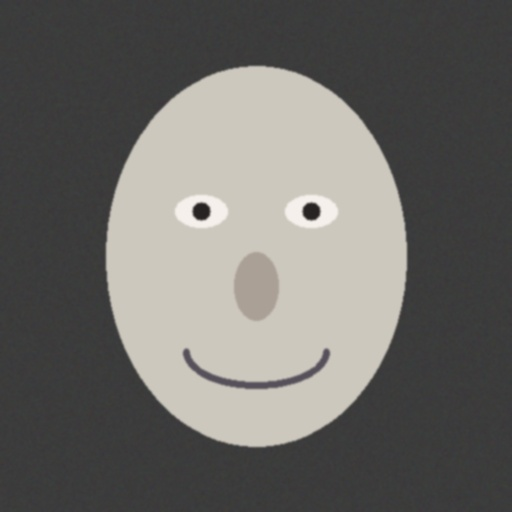
#> input picture examples/sample_face.jpg, 512 x 512 px; its folder holds only this picture in this run
$ python -i face.py   (imports and definitions only)
#> lines starting #> are read from the running program, lines starting #| are printed output that depends on the picture
"""Face preprocessing: image file -> (3, S, S) float32 tensor.

The numerical pipeline is copied verbatim from the audited original
``utils/vision_ops.py::extract_face`` (OpenCV decode, Haar detection, largest
face, resize, BGR->RGB, CHW transpose, ``(x - 127.5) / 128.0``). Only three
things changed, none of which alters the numbers for readable inputs:

1. parameters come from config instead of literals;
2. failures raise :class:`InvalidImageError` instead of returning ``None``;
3. decoding falls back to :func:`cv2.imdecode` when :func:`cv2.imread` cannot
   handle the path (e.g. non-ASCII characters on Windows).
"""

from __future__ import annotations

from pathlib import Path
from typing import Optional, Sequence, Tuple

import cv2
import numpy as np

from ..config.loader import FacePreprocessConfig
from ..errors import InvalidImageError

#: Detection box as (x, y, w, h).
Box = Tuple[int, int, int, int]


# [63 lines left out: functions _is_ascii_path, read_image_bgr, write_image_bgr, not called in this run]


def build_cascade(config: FacePreprocessConfig) -> cv2.CascadeClassifier:
    """Load the Haar cascade specified by the configuration."""
    cascade_path = config.cascade
    if not Path(cascade_path).is_absolute():
        cascade_path = str(Path(cv2.data.haarcascades) / cascade_path)
    cascade = cv2.CascadeClassifier(cascade_path)
    if cascade.empty():
        raise InvalidImageError("Haar cascade not available: %s" % cascade_path)
    return cascade


def detect_faces(
    gray: np.ndarray,
    config: FacePreprocessConfig,
    cascade: Optional[cv2.CascadeClassifier] = None,
) -> Tuple[Box, ...]:
    """Run Haar detection with the configured parameters."""
    cascade = cascade if cascade is not None else build_cascade(config)
    faces = cascade.detectMultiScale(gray, config.scale_factor, config.min_neighbors)
    return tuple(tuple(int(v) for v in box) for box in faces)


def _crop_largest_face(image: np.ndarray, faces: Sequence[Box]) -> np.ndarray:
    # identical ordering rule as the original: largest area wins
    x, y, w, h = sorted(faces, key=lambda f: f[2] * f[3], reverse=True)[0]
    return image[y:y + h, x:x + w]


# [6 lines left out: function _center_crop, not called in this run]


def preprocess_face(
    source: str | Path | np.ndarray,
    config: FacePreprocessConfig | None = None,
    *,
    cascade: Optional[cv2.CascadeClassifier] = None,
) -> np.ndarray:
    """Convert an image into the tensor expected by ``FaceExtractor``.

    Parameters
    ----------
    source:
        Path to an image file, or an already decoded BGR ``uint8`` array.
    config:
        Preprocessing parameters; defaults to the frozen audit values.

    Returns
    -------
    ``numpy.ndarray`` of shape ``(3, image_size, image_size)`` and dtype
    ``float32``.
    """
    config = config or FacePreprocessConfig()
    target_size = (config.image_size, config.image_size)

    image = read_image_bgr(source) if isinstance(source, (str, Path)) else np.asarray(source)
    if image.ndim != 3 or image.shape[2] != 3:
        raise InvalidImageError(
            "expected a 3-channel BGR image, got shape %s" % (image.shape,)
        )

    gray = cv2.cvtColor(image, cv2.COLOR_BGR2GRAY)
    faces = detect_faces(gray, config, cascade)

    if len(faces) > 0:
        face_image = _crop_largest_face(image, faces)
    elif config.center_crop_fallback:
        face_image = _center_crop(image)
    else:
        raise InvalidImageError("no face detected and the centre-crop fallback is disabled")

    face_image = cv2.resize(face_image, target_size)
    face_image = cv2.cvtColor(face_image, cv2.COLOR_BGR2RGB)
    face_image = np.transpose(face_image, (2, 0, 1))
    tensor = (face_image.astype(np.float32) - config.mean) / config.scale
    return np.ascontiguousarray(tensor, dtype=np.float32)

>>> import cv2
>>> picture = cv2.imread('../../../examples/sample_face.jpg')
#> picture is the input picture: shape (512, 512, 3); mean B, G, R 103.1, 106.8, 108.2
>>> result = preprocess_face(picture)
#> in detect_faces, `faces = cascade.detectMultiScale(gray, config.scale_factor, config.min..`: faces = [[57, 52, 396, 396]]
#> in preprocess_face, `faces = detect_faces(gray, config, cascade)`: faces = ((57, 52, 396, 396),)
#> in _crop_largest_face, `x, y, w, h = sorted(faces, key=lambda f: f[2] * f[3], reverse=True)[0]`: x = 57; y = 52; w = 396
#> in _crop_largest_face, `return image[y:y + h, x:x + w]`:
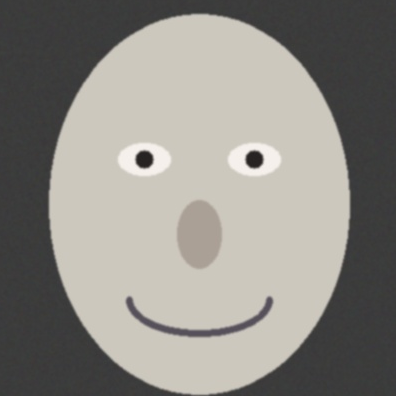
#> returned value: shape (396, 396, 3); mean of channels 0, 1, 2 132.5, 138.6, 141; drawn as B, G, R
#> in preprocess_face, `face_image = cv2.resize(face_image, target_size)`:
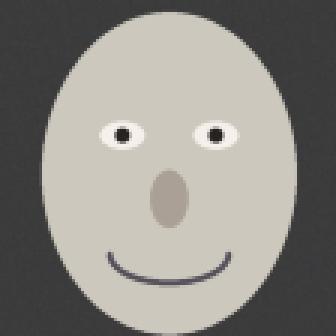
#> face_image: shape (112, 112, 3) (shown 3 times larger); mean B, G, R 132.5, 138.6, 141
